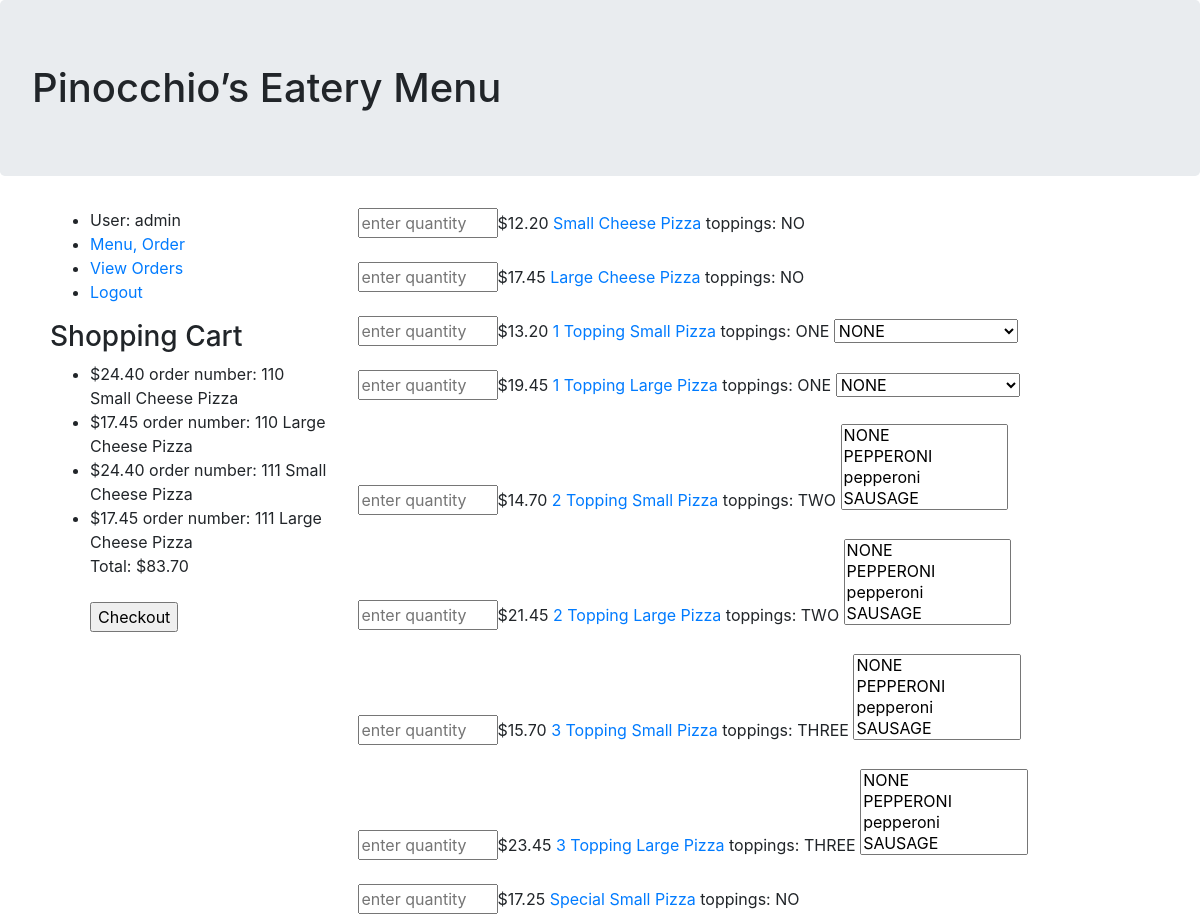
/order (signed in, upper part), run on an earlier commit of the app's database.
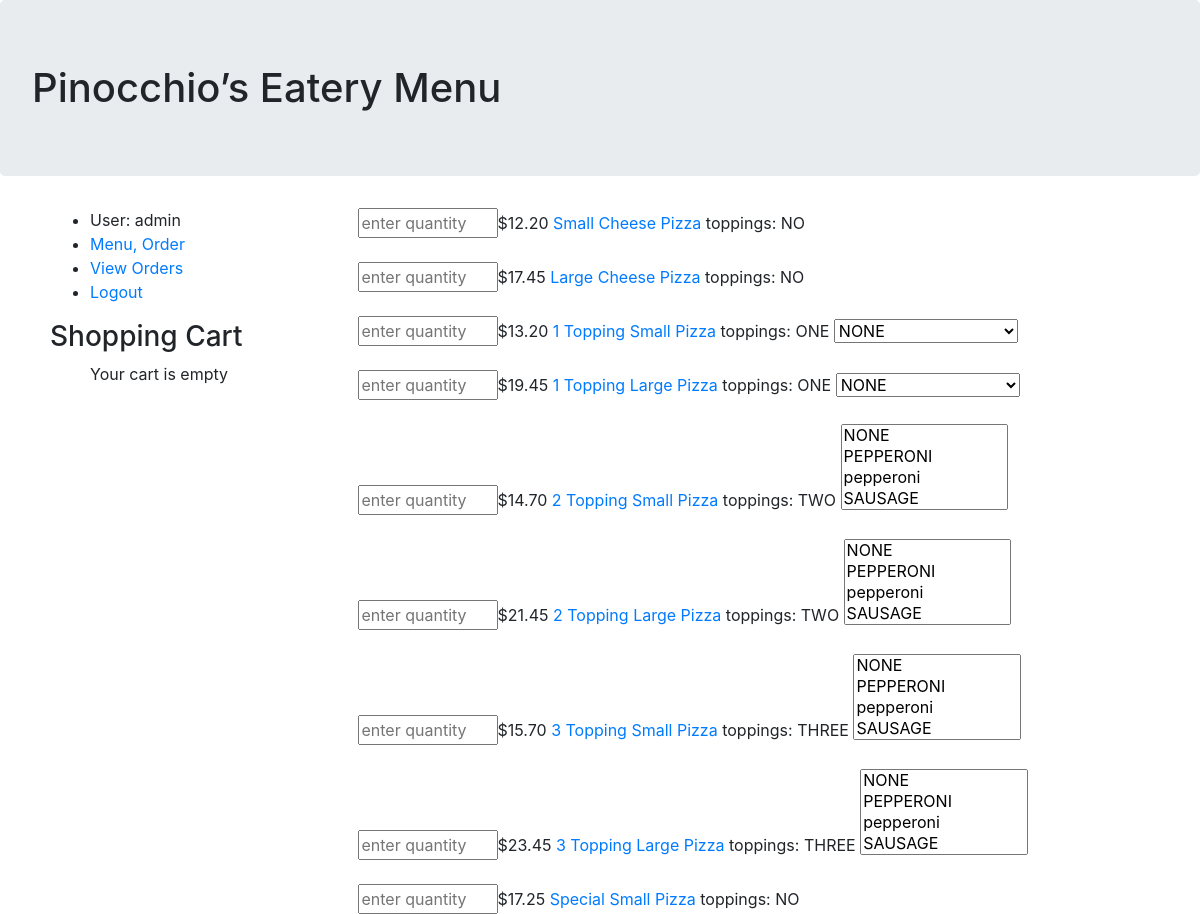
And on a later commit of the database.
### orders/models.py (models this page shows, shortened)
class Order(models.Model):
    order_number = models.ForeignKey(Order_Number, on_delete=models.CASCADE)
    username = models.CharField(max_length=200, default='')
    name = models.CharField(max_length=200, default='')
    phone = models.CharField(max_length=200, default='')
    MY_STATUSES = (
        ('INCOMPLETE', 'incomplete'),
        ('SUBMITTED', 'submitted'),
        ('FILLED', 'filled'),
    )
    order_status = models.CharField(max_length=20, choices=MY_STATUSES, default='INCOMPLETE')
    title = models.CharField(max_length=200)
    price = models.DecimalField(max_digits=20, decimal_places=2)
    MY_SIZES = (
        ('S', 'Small'),
        ('L', 'Large'),
    )
    size = models.CharField(max_length=20, choices=MY_SIZES, default='S')
    MY_FOOD_TYPES = (
        ('PIZZA', 'pizza'),
        ('SUB', 'sub'),
        ('SALAD', 'salad'),
        ('PASTA', 'pasta'),
        ('DINNER', 'dinner platter'),
    )
    food_type = models.CharField(max_length=10, choices=MY_FOOD_TYPES, default='PIZZA')
    CHOOSE_TOPPINGS = (
        ('ONE', '1'),
        ('TWO', '2'),
        ('THREE', '3'),
        ('NO', 'no'),
    )
    def __str__(self):
        return f"order number: {self.order_number.id} {self.title}"

class Order_Number(models.Model):
       def __int__(self):
        """
        String for representing the Model object.
        """
        return self.id

class Food(models.Model):
    title = models.CharField(max_length=200)
    price = models.DecimalField(max_digits=20, decimal_places=2)
    MY_SIZES = (
        ('S', 'Small'),
        ('L', 'Large'),
    )
    size = models.CharField(max_length=20, choices=MY_SIZES, default='S')
    MY_FOOD_TYPES = (
        ('PIZZA', 'pizza'),
        ('SUB', 'sub'),
        ('SALAD', 'salad'),
        ('PASTA', 'pasta'),
        ('DINNER', 'dinner platter'),
    )
    food_type = models.CharField(max_length=10, choices=MY_FOOD_TYPES, default='PIZZA')
    CHOOSE_TOPPINGS = (
        ('ONE', '1'),
        ('TWO', '2'),
        ('THREE', '3'),
        ('NO', 'no'),
    )
    choose_toppings = models.CharField(max_length=50, choices=CHOOSE_TOPPINGS, default='NO')
    TOPPINGS = (
        ('NONE', 'none'),
        ('PEPPERONI', 'pepperoni'),
        ('SAUSAGE', 'sausage'),
        ('MUSHROOMS', 'mushrooms'),
        ('ONIONS', 'onions'),
        ('HAM', 'ham'),
        ('CANADIAN BACON', 'canadian bacon'),
        ('PINEAPPLE', 'pineapple'),
        ('EGGPLANT', 'egglplant'),
        ('TOMATO & BASIL', 'tomato & basil'),
        ('GREEN PEPPERS', 'green peppers'),
        ('HAMBURGER', 'hamburger'),
        ('SPINACH', 'spinach'),
        ('ARTICHOKE', 'artichoke'),
        ('BUFFALO CHICKEN', 'buffalo chicken'),
        ('BARBECUE CHICKEN', 'barbecue chicken'),
        ('ANCHOVIES', 'anchovies'),
        ('BLACK OLIVES', 'black olives'),
        ('FRESH GARLIC', 'fresh garlic'),
        ('ZUCCHINI', 'zucchini'),
    )
    toppings = models.CharField(max_length=50, choices=TOPPINGS, default='NONE')
    summary = models.TextField(max_length=1000, blank=True, help_text='Enter a brief description of the food item')

### orders/views.py (the view, shortened to what this page needs)
# urls.py: path("order", views.order_from_menu, name="order"),
def order_from_menu(request):
    food_list=Food.objects.all()
    shopping_cart_food = {};
    shopping_cart_food = Order.objects.filter(username=request.user.username, order_status='INCOMPLETE')
    cart_total = 0
    for item in shopping_cart_food:
        cart_total = cart_total + item.price
    cart_count = Order.objects.filter(username=request.user.username, order_status='INCOMPLETE').count()
    print(cart_count)
    if cart_count < 1:
        shopping_cart_food = 'Empty Cart'
    food_toppings =  ['NONE', 'PEPPERONI', 'pepperoni', 'SAUSAGE', 'sausage', 'MUSHROOMS', 'mushrooms',
        'ONIONS', 'onions', 'HAM', 'ham', 'CANADIAN BACON', 'canadian bacon', 'PINEAPPLE', 'pineapple',
        'EGGPLANT', 'egglplant', 'TOMATO & BASIL', 'tomato & basil', 'GREEN PEPPERS', 'green peppers',
        'HAMBURGER', 'hamburger', 'SPINACH', 'spinach', 'ARTICHOKE', 'artichoke', 'BUFFALO CHICKEN', 'buffalo chicken',
        'BARBECUE CHICKEN', 'barbecue chicken', 'ANCHOVIES', 'anchovies', 'BLACK OLIVES', 'black olives',
        'FRESH GARLIC', 'fresh garlic', 'ZUCCHINI', 'zucchini']
    return render(request, 'order_food_form.html', {'food_list':food_list, 'shopping_cart_food':shopping_cart_food, 'food_toppings':food_toppings, 'cart_total':cart_total})

### pinocchios/templates/order_food_form.html (shortened to what this page needs)
{% extends "base_generic.html" %}
{% block content %}
    {% if user.is_authenticated %}
      <form action="" method="post">
      <div>
        {% for food in food_list %}
        <div>
          <input class="food-quantity" type="text" name="fooditem_{{food.id}}"
          minlength="1" maxlength="3" placeholder="enter quantity"/>${{food.price}} <a href="{{ food.get_absolute_url }}">{{ food.title }}</a>
          toppings: {{food.choose_toppings}}
          {% if food.choose_toppings != 'NO' %}
            {% if food.choose_toppings == 'TWO' or food.choose_toppings == 'THREE' %}
              <select multiple name="select_{{food.id}}">
            {% else %}
              <select name="select_{{food.id}}">
            {% endif %}
              {% for topping in food_toppings %}
                <option value="{{topping}}">{{topping}}</option>
              {% endfor %}
            </select>
          {% endif %}
        </div>
        <br>
        {% endfor %}
      </div>
      </form>
    {% endif %}
{% endblock %}

### pinocchios/templates/base_generic.html (shortened to what this page needs)
<!DOCTYPE html>
{% load static %}
<html>
<head>
  <link rel="stylesheet" href="https://stackpath.bootstrapcdn.com/bootstrap/4.1.1/css/bootstrap.min.css"
>
  <link rel="stylesheet" href="{% static 'css/index.css' %}">
</head>
<body>
  <container>
    <h1 class="jumbotron">Pinocchio’s Eatery Menu</h1>
    <div class="row">
      <div class="col-3 sidebar-left">
        {% block sidebar %}
        <ul>
          {% if user.is_authenticated %}
            <li>User: {{ user.get_username }}</li>
            <li><a href="{% url 'order'%}?next={{request.path}}">Menu, Order</a></li>
            {% if user.get_username == 'admin' %}
            <li><a href="{% url 'view_orders'%}?next={{request.path}}">View Orders</a></li>
            {% endif %}
            <li><a href="{% url 'logout'%}?next={{request.path}}">Logout</a></li>
          {% else %}
            <li><a href="{% url 'login'%}?next={{request.path}}">Login</a></li>
            <li><a href="{% url 'signup'%}">Register</a></li>
          {% endif %}
        </ul>
        {% if user.is_authenticated and checkedout != 1 %}
        <div class="shopping-cart">
          <form onsubmit="return validate(this);" action="checkout" method="post">
            <h3>Shopping Cart</h3>
            <ul id='cart-items'>
              {% if shopping_cart_food != "Empty Cart"  %}
                {% for food in shopping_cart_food %}
                  <li>${{food.price}} {{food}}</li>
                {% endfor %}
                <div id='cart-total'>Total:  ${{cart_total}}</div>
               <br/>
               <input id="my-checkout-button" type="submit" value="Checkout" />
              {% else %}
                Your cart is empty
              {% endif %}
            </ul>
          </form>
        </div>
        {% endif %}
        {% endblock %}
      </div>
      <div class="col">
        <main>
          {% block content %}
          {% endblock %}
        </main>
      </div>
    </div>
  </container>
</body>
</html>

What changed in the data, as far as the page shows it:
no longer on this page (row edited): Order: price "24.40", order_number+title "order number: 110 Small Cheese Pizza"
no longer on this page (row edited): Order: price "17.45", order_number+title "order number: 110 Large Cheese Pizza"
no longer on this page (row edited): Order: price "24.40", order_number+title "order number: 111 Small Cheese Pizza"
no longer on this page (row edited): Order: price "17.45", order_number+title "order number: 111 Large Cheese Pizza"
Also different on the page:
{{ cart_total }}: "83.70" → (not shown)
form field value: "Checkout" → (not shown)
text no longer shown: "Total: $"
text now shown: "Your cart is empty"
